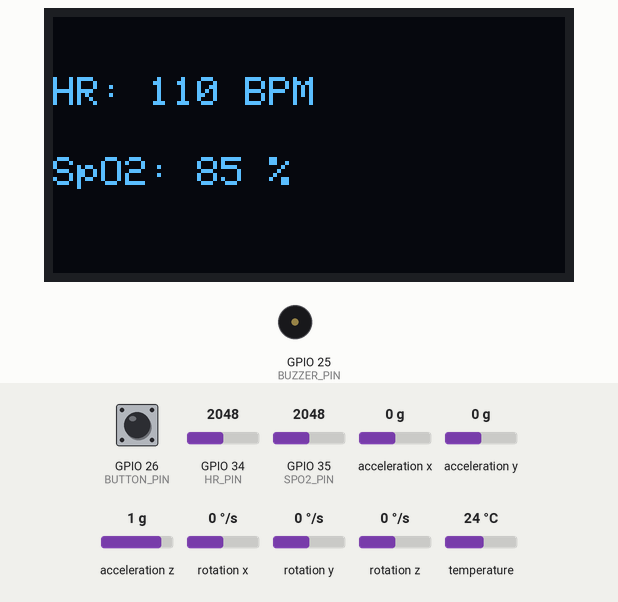
Bench run of a sketch on a simulated ESP32. On the bench: 128×64 one-colour display, buzzer (waves = sounding, pin HIGH). The test bench sets the inputs (shaded band); at power-on: GPIO 26 (BUTTON_PIN) HIGH, GPIO 34 (HR_PIN) = 2048, GPIO 35 (SPO2_PIN) = 2048, acceleration x 0 g, acceleration y 0 g, acceleration z 1 g, rotation x 0 °/s, rotation y 0 °/s, rotation z 0 °/s, temperature 24 °C (analog values on the 0–4095 scale). WiFi joins after 1.5 s; servers stay silent unless stated; web services answer with replies made up by the test bench; what the sketch prints to the serial monitor is not drawn.

Above: at 2.7 s.
2.8 s: GPIO 26 (BUTTON_PIN) pulled LOW for 0.15 s
At 4.0 s:
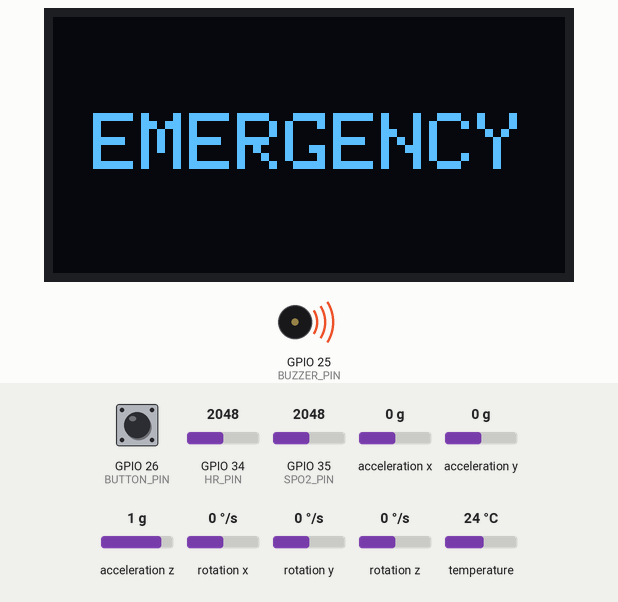
Timing chart, 0 to 5.8 s (numbered marks = the images above; inputs shaded):
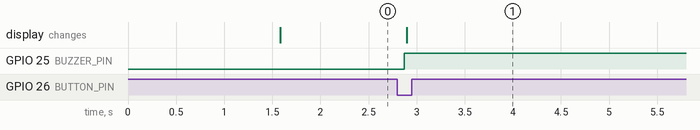

Measured:
- after the input at 2.8 s, GPIO 25 (BUZZER_PIN): LOW → HIGH after 0.07 s; the display: changes after 0.10 s (image 1)

The sketch:

FaintGuard.ino
```cpp
#include <WiFi.h>
#include <WiFiClientSecure.h>
#include <HTTPClient.h>
#include <Wire.h>
#include <math.h>
#include <ctype.h>

#include <Adafruit_MPU6050.h>
#include <Adafruit_Sensor.h>
#include <Adafruit_GFX.h>
#include <Adafruit_SSD1306.h>

// =============== WIFI ===============

const char* WIFI_SSID = "Wokwi-GUEST";
const char* WIFI_PASSWORD = "";

// =============== TELEGRAM ===============

// Enter your freshly generated token locally.
// Never upload your token to GitHub.

const char* BOT_TOKEN = "";
const char* CHAT_ID = "1992631616";

// =============== PIN CONFIGURATION ===============

#define HR_PIN 34
#define SPO2_PIN 35

#define BUZZER_PIN 25
#define BUTTON_PIN 26

#define SDA_PIN 21
#define SCL_PIN 22

// =============== OBJECTS ===============

Adafruit_MPU6050 mpu;
Adafruit_SSD1306 display(128, 64, &Wire, -1);

// =============== VARIABLES ===============

int heartRate = 0;
int spo2 = 0;

bool emergency = false;
bool mpuAvailable = false;
bool impactDetected = false;
bool telegramSent = false;

String emergencyReason = "";

unsigned long impactTime = 0;
unsigned long lastDisplayUpdate = 0;
unsigned long lastTelegramAttempt = 0;

// =============== FALL THRESHOLDS ===============

const float IMPACT_THRESHOLD = 12.0;

const float MIN_REST_ACCEL = 7.5;
const float MAX_REST_ACCEL = 12.5;

const float REST_GYRO_THRESHOLD = 0.5;

const unsigned long IMPACT_WAIT = 2500;
const unsigned long SAMPLE_INTERVAL = 100;

// =============== FALL STATE ===============

int stillCount = 0;
unsigned long lastStillSample = 0;

// =============== WIFI CONNECTION ===============

bool connectWiFi() {

  if (WiFi.status() == WL_CONNECTED) {
    return true;
  }

  Serial.println("Connecting to Wokwi WiFi...");

  WiFi.mode(WIFI_STA);
  WiFi.begin(WIFI_SSID, WIFI_PASSWORD, 6);

  int attempts = 0;

  while (WiFi.status() != WL_CONNECTED && attempts < 30) {

    delay(500);
    Serial.print(".");

    attempts++;
  }

  if (WiFi.status() == WL_CONNECTED) {

    Serial.println("\nWiFi Connected!");

    Serial.print("IP Address: ");
    Serial.println(WiFi.localIP());

    return true;
  }

  Serial.println("\nWiFi Connection Failed!");

  Serial.print("WiFi status: ");
  Serial.println(WiFi.status());

  return false;
}

// =============== URL ENCODING ===============

String urlEncode(String message) {

  String encoded = "";

  for (int i = 0; i < message.length(); i++) {

    unsigned char c = message.charAt(i);

    if (isalnum(c) || c == '-' || c == '_' ||
        c == '.' || c == '~') {

      encoded += (char)c;

    } else if (c == ' ') {

      encoded += "%20";

    } else if (c == '\n') {

      encoded += "%0A";

    } else {

      char buffer[4];

      sprintf(buffer, "%%%02X", c);

      encoded += buffer;
    }
  }

  return encoded;
}

// =============== TELEGRAM ===============

bool sendTelegram(String message) {

  Serial.println("\nSending Telegram message...");

  if (!connectWiFi()) {
    Serial.println("Telegram failed: WiFi unavailable");
    return false;
  }

  WiFiClientSecure client;

  // Wokwi testing only.
  // Production hardware should validate the server certificate.

  client.setInsecure();
  client.setHandshakeTimeout(30);
  client.setTimeout(30000);

  HTTPClient https;

  https.setConnectTimeout(30000);
  https.setTimeout(30000);

  String url =
    "https://api.telegram.org/bot" +
    String(BOT_TOKEN) +
    "/sendMessage";

  String postData =
    "chat_id=" + String(CHAT_ID) +
    "&text=" + urlEncode(message);

  if (!https.begin(client, url)) {

    Serial.println("HTTPS initialization failed!");

    return false;
  }

  https.addHeader(
    "Content-Type",
    "application/x-www-form-urlencoded"
  );

  Serial.println("Connecting to Telegram API...");

  int httpCode = https.POST(postData);

  Serial.print("Telegram HTTP Code: ");
  Serial.println(httpCode);

  bool success = false;

  if (httpCode > 0) {

    String response = https.getString();

    Serial.println("Telegram Response:");
    Serial.println(response);

    if (httpCode == 200 &&
        response.indexOf("\"ok\":true") >= 0) {

      Serial.println("TELEGRAM MESSAGE SENT!");

      success = true;

    } else {

      Serial.println("Telegram API rejected the request.");
    }

  } else {

    Serial.print("HTTPS Error: ");
    Serial.println(https.errorToString(httpCode));
  }

  https.end();

  return success;
}

// =============== READ VITALS ===============

// Potentiometers simulate MAX30102 readings in Wokwi.
// Replace with actual MAX30102 acquisition for hardware.

void readVitals() {

  int hrRaw = analogRead(HR_PIN);
  int spo2Raw = analogRead(SPO2_PIN);

  heartRate = map(hrRaw, 0, 4095, 40, 180);

  spo2 = map(spo2Raw, 0, 4095, 70, 100);
}

// =============== OLED DISPLAY ===============

void updateDisplay() {

  display.clearDisplay();

  display.setTextColor(SSD1306_WHITE);

  if (emergency) {

    display.setTextSize(2);
    display.setCursor(10, 24);
    display.println("EMERGENCY");

  } else {

    // Normal display: ONLY HR and SpO2

    display.setTextSize(1);

    display.setCursor(0, 15);

    display.print("HR: ");
    display.print(heartRate);
    display.println(" BPM");

    display.setCursor(0, 35);

    display.print("SpO2: ");
    display.print(spo2);
    display.println(" %");
  }

  display.display();
}

// =============== EMERGENCY ===============

void triggerEmergency(String reason) {

  if (emergency) return;

  emergency = true;

  emergencyReason = reason;

  impactDetected = false;

  Serial.println("\n!!! EMERGENCY ACTIVATED !!!");
  Serial.println(reason);

  // Activate buzzer

  digitalWrite(BUZZER_PIN, HIGH);

  // Display emergency

  updateDisplay();

  // Reset Telegram retry timer

  lastTelegramAttempt = 0;
}

// =============== TELEGRAM RETRY ===============

void checkTelegramDelivery() {

  if (!emergency || telegramSent) return;

  // Retry every 10 seconds

  if (lastTelegramAttempt != 0 &&
      millis() - lastTelegramAttempt < 10000) {

    return;
  }

  lastTelegramAttempt = millis();

  String message =
    "FAINTGUARD EMERGENCY ALERT!\n"
    "Emergency event detected.\n"
    "Reason: " + emergencyReason +
    "\nHeart Rate: " + String(heartRate) + " BPM" +
    "\nSpO2: " + String(spo2) + "%";

  telegramSent = sendTelegram(message);

  if (!telegramSent) {

    Serial.println("Alert delivery failed. Retrying in 10 seconds.");

  }
}

// =============== MANUAL SOS BUTTON ===============

void checkButton() {

  static bool lastReading = HIGH;
  static bool stableState = HIGH;

  static unsigned long lastDebounceTime = 0;

  bool reading = digitalRead(BUTTON_PIN);

  if (reading != lastReading) {

    lastDebounceTime = millis();
  }

  if (millis() - lastDebounceTime >= 50) {

    if (reading != stableState) {

      stableState = reading;

      // INPUT_PULLUP: pressed = LOW

      if (stableState == LOW && !emergency) {

        Serial.println("\nMANUAL SOS BUTTON PRESSED!");

        triggerEmergency("Manual SOS button pressed");
      }
    }
  }

  lastReading = reading;
}

// =============== FALL DETECTION ===============

void checkFall() {

  if (!mpuAvailable || emergency) return;

  sensors_event_t accel;
  sensors_event_t gyro;
  sensors_event_t temp;

  mpu.getEvent(&accel, &gyro, &temp);

  float acceleration = sqrt(
    accel.acceleration.x * accel.acceleration.x +
    accel.acceleration.y * accel.acceleration.y +
    accel.acceleration.z * accel.acceleration.z
  );

  // STEP 1: Detect sudden impact

  if (!impactDetected &&
      acceleration > IMPACT_THRESHOLD) {

    impactDetected = true;

    impactTime = millis();

    stillCount = 0;

    Serial.println("Impact detected!");
  }

  if (!impactDetected) return;

  // STEP 2: Wait after impact

  if (millis() - impactTime < IMPACT_WAIT) {
    return;
  }

  // STEP 3: Sample inactivity every 100 ms

  if (millis() - lastStillSample < SAMPLE_INTERVAL) {
    return;
  }

  lastStillSample = millis();

  mpu.getEvent(&accel, &gyro, &temp);

  float accMagnitude = sqrt(
    accel.acceleration.x * accel.acceleration.x +
    accel.acceleration.y * accel.acceleration.y +
    accel.acceleration.z * accel.acceleration.z
  );

  float gyroMagnitude = sqrt(
    gyro.gyro.x * gyro.gyro.x +
    gyro.gyro.y * gyro.gyro.y +
    gyro.gyro.z * gyro.gyro.z
  );

  if (accMagnitude >= MIN_REST_ACCEL &&
      accMagnitude <= MAX_REST_ACCEL &&
      gyroMagnitude < REST_GYRO_THRESHOLD) {

    stillCount++;

    Serial.print("Still samples: ");
    Serial.println(stillCount);

  } else {

    stillCount = 0;

    Serial.println("Movement detected after impact.");
  }

  // STEP 4: Confirm possible fall

  if (stillCount >= 10) {

    triggerEmergency("Possible fall: impact followed by inactivity");

  }
}

// =============== SETUP ===============

void setup() {

  Serial.begin(115200);

  pinMode(BUZZER_PIN, OUTPUT);
  pinMode(BUTTON_PIN, INPUT_PULLUP);

  digitalWrite(BUZZER_PIN, LOW);

  analogReadResolution(12);

  Wire.begin(SDA_PIN, SCL_PIN);

  // OLED initialization

  if (!display.begin(SSD1306_SWITCHCAPVCC, 0x3C)) {

    Serial.println("OLED initialization failed!");

    while (true) {
      delay(1000);
    }
  }

  display.clearDisplay();
  display.display();

  // MPU6050 initialization

  if (mpu.begin(0x68)) {

    Serial.println("MPU6050 Connected!");

    mpuAvailable = true;

    mpu.setAccelerometerRange(MPU6050_RANGE_8_G);

    mpu.setGyroRange(MPU6050_RANGE_500_DEG);

    mpu.setFilterBandwidth(MPU6050_BAND_21_HZ);

  } else {

    Serial.println("MPU6050 not detected!");
  }

  // WiFi

  connectWiFi();

  // Initial readings

  readVitals();

  updateDisplay();

  Serial.println("\nFAINTGUARD READY!");

  Serial.println("Press GPIO 26 button for manual SOS.");
}

// =============== MAIN LOOP ===============

void loop() {

  // Always check button first

  checkButton();

  if (!emergency) {

    readVitals();

    checkFall();
  }

  // OLED refresh

  if (millis() - lastDisplayUpdate >= 300) {

    lastDisplayUpdate = millis();

    updateDisplay();
  }

  // Retry Telegram if delivery fails

  checkTelegramDelivery();

  // Keep buzzer active during emergency

  if (emergency) {

    digitalWrite(BUZZER_PIN, HIGH);
  }
}
```
